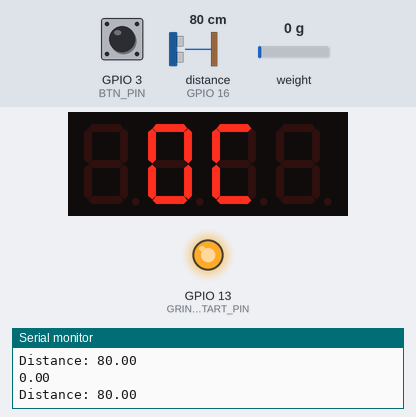
Bench run of a sketch on a simulated ESP8266 (NodeMCU). Parts: 4-digit seven-segment display, output pins drawn as LEDs (lit = HIGH), the last lines printed to the serial monitor. The inputs (shaded band) are chosen by the test bench; at power-on: GPIO 3 (BTN_PIN) HIGH, distance to the obstacle (sensor on GPIO 16) 80 cm, weight on the scale 0 g. The echo pulse lasts 58.3 µs per cm.

Above: at 4.2 s.
4.3 s: GPIO 3 (BTN_PIN) pulled LOW for 0.75 s
At 8.3 s:
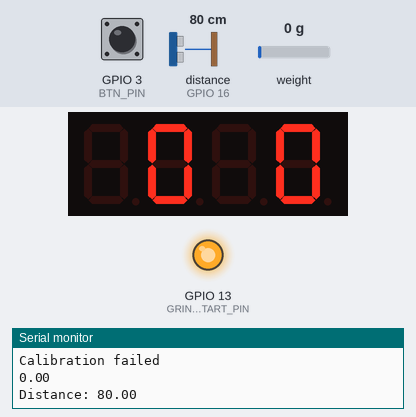
8.4 s: GPIO 3 (BTN_PIN) pulled LOW for 3.2 s
At 12.9 s:
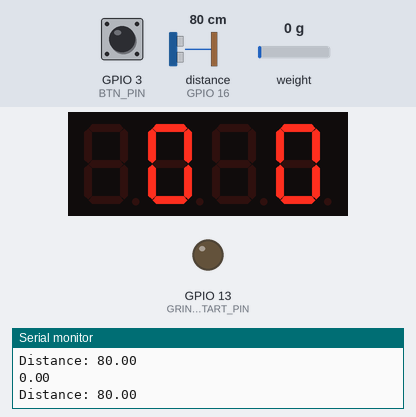
13.2 s: distance to the obstacle (sensor on GPIO 16) set to 2 cm
At 13.9 s:
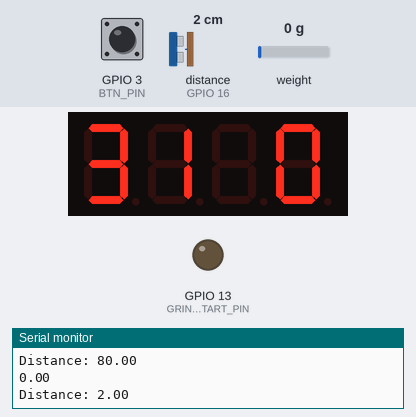
14.9 s: GPIO 3 (BTN_PIN) pulled LOW for 1 s
At 17.0 s:
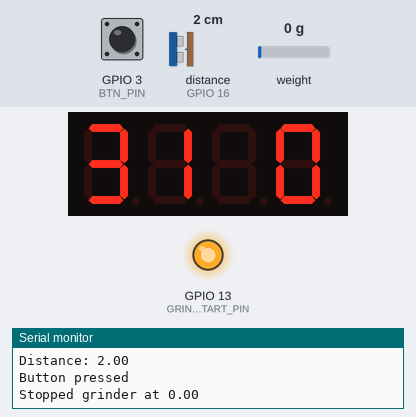
19.2 s: weight on the scale set to 100 g
At 20.4 s:
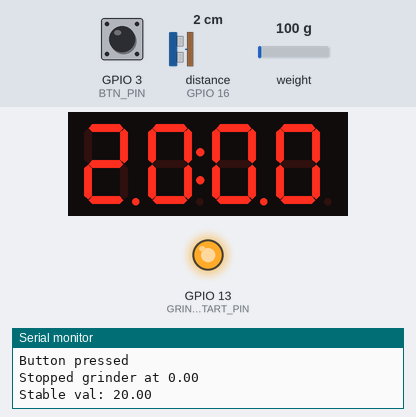
22.5 s: distance to the obstacle (sensor on GPIO 16) set to 4 cm
At 25.9 s:
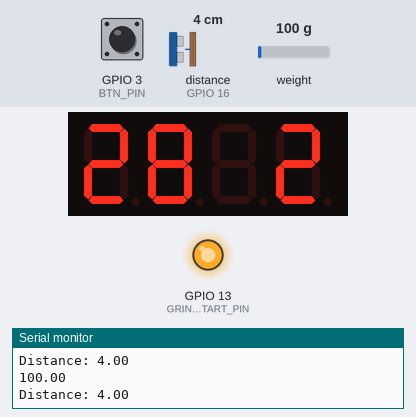
Timing chart, 0 to 26.8 s (numbered marks = the images above; inputs shaded):
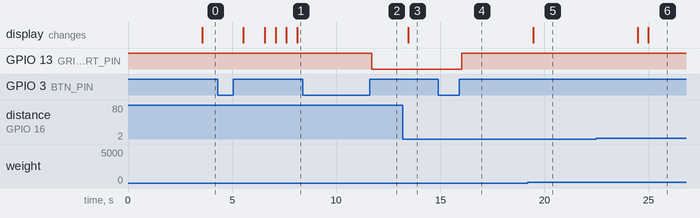

The sketch:

Cafelache.ino
```cpp
#include <HX711.h>
#include <TM1637Display.h>
#include <ESP8266WiFi.h>
#include <HCSR04.h>
#include <EasyButton.h>

#define SCALE_DOUT_PIN 4
#define SCALE_CLK_PIN 5
#define DIST_SENSOR_TRIG_PIN 0
#define DIST_SENSOR_ECHO_PIN 16
#define DISPLAY_CLK 12
#define DISPLAY_DIO 14
#define GRINDER_START_PIN 13
#define BTN_PIN 3

#define LONG_PRESS_DURATION 1500  // long press is used for starting the grinder
#define WEIGHT_DIFF 0.2 // Stop as targetWeight - WEIGHT_DIFF grams
#define SINGLE_CALIBRATION_WEIGHT 477  // weight of tamping station + portafilter + single basket + funnel
#define DOUBLE_CALIBRATION_WEIGHT 480  // weight of tamping station + portafilter + double basket + funnel
#define DEFAULT_CALIBRATION_WEIGHT DOUBLE_CALIBRATION_WEIGHT
#define DEFAULT_CALIBRATION_FACTOR -818
#define GRIND_SPEED 1.25 // grams/second
#define STEPS_UNTIL_FINISH 3
#define DEFAULT_SHOT_COUNT 2
#define MIN_RUNTIME_FACTOR 0.8
#define MAX_RUNTIME_FACTOR 1.6

#define _CAFELACHE_DEBUG 1; // comment out to disable debug

HX711 scale;    // parameter "gain" is ommited; the default value 128 is used by the library
TM1637Display display(DISPLAY_CLK, DISPLAY_DIO);
UltraSonicDistanceSensor distanceSensor(DIST_SENSOR_TRIG_PIN, DIST_SENSOR_ECHO_PIN);
EasyButton button(BTN_PIN);
unsigned long volatile lastDisplayTime = 0, firstReadingTime;
long zeroFactor;
float volatile val;
unsigned long startTime;
float oneShotWeight = 8, twoShotsWeight = 14, targetWeight = twoShotsWeight - WEIGHT_DIFF;
bool volatile isStopped = true;
bool volatile needsCalibration = true, calibrationStarted = false;
uint8_t volatile shotCount = DEFAULT_SHOT_COUNT;
int volatile stepsUntilFinish = STEPS_UNTIL_FINISH;

void onButtonLongPressed() {
  #ifdef _CAFELACHE_DEBUG
  Serial.print("Start grinding. Shots: ");
  Serial.println(shotCount);
  Serial.print("Target weight: ");
  Serial.println(targetWeight);
  #endif
  scale.tare();
  startGrinder();
}

void calibrateScale(float calibrationWeight = DEFAULT_CALIBRATION_WEIGHT)
{
  display.clear();
  long average = scale.read_average(10);
  //scale.set_offset(zeroFactor);
  float calibrationFactor = ((average - zeroFactor) / calibrationWeight);
  // protection
  if (calibrationFactor < DEFAULT_CALIBRATION_FACTOR - 200 || calibrationFactor > DEFAULT_CALIBRATION_FACTOR + 200) {
    Serial.println("Calibration failed");
    display.showNumberDec(0);
    delay(500);
    display.clear();
    delay(500);
    display.showNumberDec(0);
    calibrationStarted = false;
    return;
  }

  scale.set_scale(calibrationFactor);
  scale.tare();
  //scale.set_offset(average);

  needsCalibration = false;
  calibrationStarted = false;
  display.showNumberDec(shotCount);
  #ifdef _CAFELACHE_DEBUG
  Serial.print("New calibration factor: ");
  Serial.println(calibrationFactor);
  #endif
}

void onButtonPressed() {
  #ifdef _CAFELACHE_DEBUG
  Serial.println("Button pressed");
  #endif

  if (!isStopped) {
    stopGrinder();
    return;
  }

  if (needsCalibration) {
    calibrationStarted = true;
    return;
  }

  shotCount = shotCount == 1 ? 2 : 1;
  needsCalibration = true;
  calibrationStarted = true;
  targetWeight = ((shotCount == 1 ? oneShotWeight : twoShotsWeight) - WEIGHT_DIFF);
  display.showNumberDec(shotCount);
  #ifdef _CAFELACHE_DEBUG
  Serial.print("Switched to shot count ");
  Serial.println(shotCount);
  #endif
}

void setup() {
  pinMode(GRINDER_START_PIN, OUTPUT);
  digitalWrite(GRINDER_START_PIN, HIGH);
  pinMode(BTN_PIN, INPUT_PULLUP);
  calibrationStarted = false;

  if (button.supportsInterrupt()) {
    button.enableInterrupt(btnIntrCallback);
  }

  Serial.begin(9600, SERIAL_8N1, SERIAL_TX_ONLY);

  button.begin();

  // Attach callbacks
  button.onPressedFor(LONG_PRESS_DURATION, onButtonLongPressed);
  button.onPressed(onButtonPressed);

  WiFi.mode(WIFI_OFF);

  scale.begin(SCALE_DOUT_PIN, SCALE_CLK_PIN);
  display.clear();
  display.setBrightness(1);
  uint8_t data[] = {0x0, 0x0, 0x0, 0x0};
  data[2]= display.encodeDigit(12);
  display.setSegments(data);

  Serial.println("Cafelache - your espresso buddy");

  scale.set_scale(DEFAULT_CALIBRATION_FACTOR); // this value is obtained by calibrating the scale with known weights
  scale.tare();         // reset the scale to 0
  zeroFactor = scale.read_average(20); // Get a baseline reading
  //Serial.println(zeroFactor);
}

void startGrinder()
{
  digitalWrite(GRINDER_START_PIN, LOW); // start grinder
  #ifdef _CAFELACHE_DEBUG
  Serial.print("Starting grinder");
  #endif
  isStopped = false;
  startTime = millis();
  stepsUntilFinish = STEPS_UNTIL_FINISH;
}

void stopGrinder()
{
  digitalWrite(GRINDER_START_PIN, HIGH); // stop grinder
  isStopped = true;

  #ifdef _CAFELACHE_DEBUG
  Serial.print("Stopped grinder at ");
  Serial.println(val);
  #endif

  // wait 2s for all remaining coffee to fall
  delay(2000);

  // calculate a 5 readings average from a more accurate reading
  val = 0;
  for (uint8_t i = 1; i <= 5; i++) {
    val += scale.get_units(2);
    delay(80);
  }

  val /= 5.;
  // round to one decimal
  val = (float)((int)(val * 10.) / 10.);

  #ifdef _CAFELACHE_DEBUG
  Serial.print("Stable val: ");
  Serial.println(val);
  #endif

  display.showNumberDecEx((int)(val * 100), 0b11100000, false, 4, 0 );
  delay(5000);
  display.showNumberDec(shotCount);
}

ICACHE_RAM_ATTR void btnIntrCallback()
{
  button.read();
}

void loop() {

  // needed for long press. short press is handled by an intrerrupt
  button.update();

  // handle calibration event
  if (calibrationStarted) {
    calibrateScale(shotCount == 1 ? SINGLE_CALIBRATION_WEIGHT : DOUBLE_CALIBRATION_WEIGHT);
    return;
  }

  if (isStopped || needsCalibration) {
    #ifdef _CAFELACHE_DEBUG
    Serial.println(scale.get_units(5));
    #endif

    float distance = distanceSensor.measureDistanceCm();
    if (distance < 0) {
      distance = 0;
    }

    // 50ml per coffee
    // 20 .. 2500ml
    // x .. ? (x = 22 - distance)
    // => ? = x * 2500 / 20
    // no_of_coffees = ? / 50

    /*float remainingDistance = 22 - distance;
    float waterInMilliliters = remainingDistance * 2500.0 / 20.0;
    unsigned int availableCoffees = round(waterInMilliliters / 50.0);
    if (availableCoffees > 2500 / 50) {
      availableCoffees = 0;
    }*/
    const int tankCapacity = 2500;
    const int waterInMlPerShot = 80;
    const uint8_t tankHeightInCm = 20;
    const uint8_t gapFromSensorInCm = 2;

    float remainingDistance = tankHeightInCm + gapFromSensorInCm - distance;
    float waterInMilliliters = remainingDistance * tankCapacity / (float)tankHeightInCm;
    unsigned int availableCoffees = round(waterInMilliliters / (float)waterInMlPerShot);
    if (availableCoffees > round(tankCapacity / (float)waterInMlPerShot)) {
      availableCoffees = 0;
    }

    display.showNumberDec(availableCoffees, false, 2, 0);

    #ifdef _CAFELACHE_DEBUG
    Serial.print("Distance: ");
    Serial.println(distance);
    #endif


    delay(100);
    return;
  }

  val = scale.get_units(2);

  // weight test. grinder must run at least MIN_RUNTIME_FACTOR (40%) of the time required with the typical speed
  if (val >= targetWeight) {
    #ifdef _CAFELACHE_DEBUG
    Serial.printf("Reached target weight: %.2f. Remaining steps: %d\n", val, stepsUntilFinish);
    #endif

    stepsUntilFinish--;
    if (stepsUntilFinish <= 0 &&
      millis() - startTime > (MIN_RUNTIME_FACTOR * targetWeight / GRIND_SPEED) * 1000) {

      Serial.println("Stopping grinder...");
      stopGrinder();
      return;
    }
  }

  // this should not happen
  if (val < -2) {
    Serial.println("Invalid reading protection");
    stopGrinder();
    return;
  }

  // timeout protection. grinder must not run more than MAX_RUNTIME_FACTOR (40%) than the typical speed
  if (millis() - startTime > ((MAX_RUNTIME_FACTOR * targetWeight) / GRIND_SPEED) * 1000) {
    Serial.println("Timeout protection");
    stopGrinder();
    return;
  }

  if (millis() - lastDisplayTime > 600) {
    #ifdef _CAFELACHE_DEBUG
    Serial.print("Reading: ");
    Serial.println(val);
    #endif
    display.showNumberDec(val);
    lastDisplayTime = millis();
  }

}
```

Measured:
- after the input at 4.3 s, the display: first changes after 1.2 s (image 1 shows a later state)
- after the input at 8.4 s, GPIO 13 (GRINDER_START_PIN): HIGH → LOW after 3.3 s
- after the input at 13.2 s, the display: changes after 0.27 s (image 3)
- after the input at 14.9 s, GPIO 13 (GRINDER_START_PIN): LOW → HIGH after 1.1 s
- after the input at 19.2 s, the display: changes after 0.26 s (image 5)
